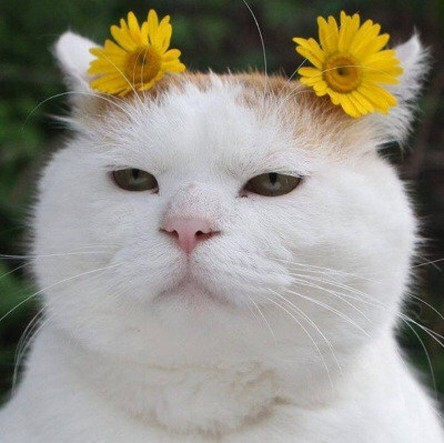
#> input picture images/cat-01.jpg, 444 x 443 px
$ jupyter execute --allow-errors Untitled2.ipynb
#> lines starting #> are read from the running program, lines starting #| are printed output that depends on the picture; after the words box and inside, x2 and y2 are one past the last pixel; in counts of white or black regions, pixels touching at a corner belong together
[cell 1]
import cv2
import numpy as np
import matplotlib.pyplot as plt

img = cv2.imread('./images/cat-01.jpg')
#> img is the input picture: shape (443, 444, 3); mean B, G, R 134.7, 146.3, 149.9
img = cv2.cvtColor(img, cv2.COLOR_BGR2RGB)
# cv2.cvtColor()
rows, cols = img.shape[:2]
#> rows = 443; cols = 444
dx = 100
dy = 100

matrix = np.float32([
    [1, 0, dx],
    [0, 1, dy]
])
dst1 = cv2.warpAffine(img, matrix, (cols + dx, rows + dy))
dst2 = cv2.warpAffine(
    img, matrix, (cols + dx, rows + dy), None,
    cv2.INTER_LINEAR, cv2.BORDER_REFLECT
)
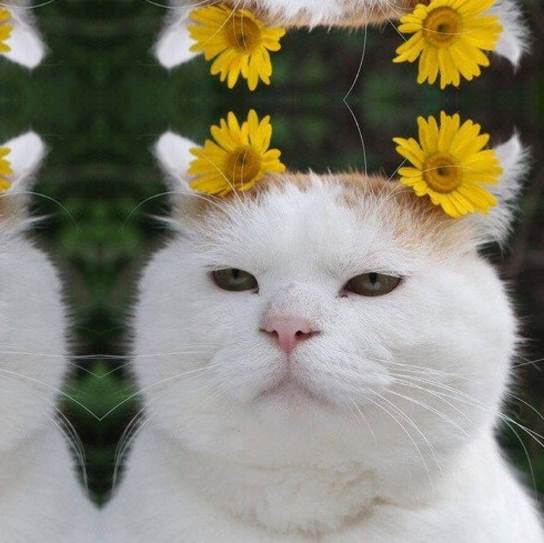
#> dst2: shape (543, 544, 3); mean R, G, B 135, 132, 115.9

fig, axes = plt.subplots(ncols=2)
axes[0].imshow(img)
#> (the rest of this cell did not finish here and is left out)

[cell 2]
img = cv2.imread('./images/cat-01.jpg')
print(img.shape)
#| (443, 444, 3)
img = img[...,::-1]
height, width = img.shape[:2]
#> height = 443; width = 444

m_small = np.float32([
    [0.5, 0, 0],
    [0, 0.5, 0]
])
m_big = np.float32([
    [2, 0, 0],
    [0, 2, 0]
])

dst1 = cv2.warpAffine(
    img, m_small, (int(height*0.5), int(width*0.5))
)
#> dst1: shape (222, 221, 3)
dst2 = cv2.warpAffine(
    img, m_big, (int(height*2), int(width*2))
)
#> dst2: shape (888, 886, 3)
dst3 = cv2.warpAffine(
    img, m_small, (int(height*0.5), int(width*0.5)),
    None, cv2.INTER_AREA
)
dst4 = cv2.warpAffine(
    img, m_big, (int(height*2), int(width*2)),
    None, cv2.INTER_CUBIC
)

fig, axes = plt.subplots(nrows=2, ncols=2)
#> (the rest of this cell did not finish here and is left out)

[cell 3]
img = cv2.imread('./images/cat-01.jpg')
print(img.shape)
#| (443, 444, 3)
img = img[...,::-1]
h, w = img.shape[:2]
#> h = 443; w = 444

d45 = 45.0 *np.pi / 180
d90 = 90. *np.pi / 180

m45 = np.array([
    [np.cos(d45), -1 * np.sin(d45), h//2],
    [np.sin(d45), np.cos(d45), -1 * w//4]
])
m90 = np.array([
    [np.cos(d90), -1 * np.sin(d90), h//2],
    [np.sin(d90), np.cos(d90), -1 * w//4]
])
r45 = cv2.warpAffine(img, m45, (w,h))
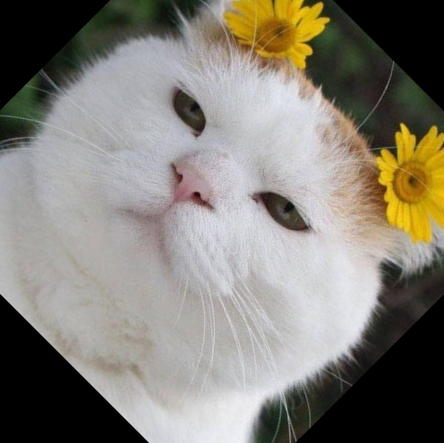
#> r45: shape (443, 444, 3); mean R, G, B 130.8, 126.8, 117.8
r90 = cv2.warpAffine(img, m90, (h,w))
fig, axes = plt.subplots(ncols=2)
axes[0].imshow(r45)
axes[1].imshow(r90)
plt.show()

[cell 4]
img = cv2.imread('./images/cat-01.jpg')
img = img[...,::-1]
rows, cols = img.shape[0:2]

m45 = cv2.getRotationMatrix2D((cols/2, rows/2), 45, 0.5)
m90 = cv2.getRotationMatrix2D((cols/2, rows/2), 90, 1.5)

img45 = cv2.warpAffine(img, m45, (cols, rows))
img90 = cv2.warpAffine(img, m90, (cols, rows))
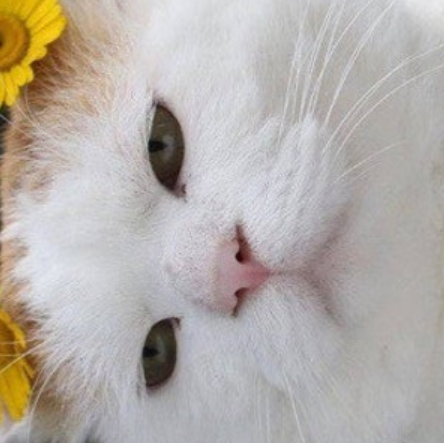
#> img90: shape (443, 444, 3); mean R, G, B 181.3, 175, 169.7


fig, axes = plt.subplots(ncols=3)
axes[0].imshow(img)
axes[1].imshow(img45)
axes[2].imshow(img90)
plt.show()

[cell 5]
img = cv2.imread('./images/cat-01.jpg')
img = img[...,::-1]
rows,cols = img.shape[0:2]

d45 = 45.0 * np.pi / 180    # 45도
d90 = 90.0 * np.pi / 180    # 90도

m45 = np.float32([
    [np.cos(d45), -1 * np.sin(d45), rows//2],
    [np.sin(d45), np.cos(d45), -1 * cols//4]
])
m90 = np.float32([[
    np.cos(d90), -1 * np.sin(d90), rows],
    [np.sin(d90), np.cos(d90), 0]
])
#> m90 = [[6.12e-17, -1, 443], [1, 6.12e-17, 0]]

r45 = cv2.warpAffine(img,m45,(cols,rows))
r90 = cv2.warpAffine(img,m90,(rows,cols))
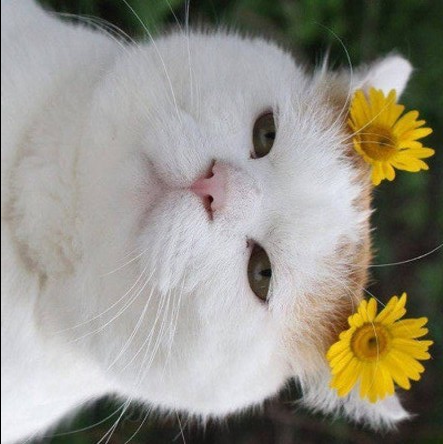
#> r90: shape (444, 443, 3); mean R, G, B 149.8, 146.2, 134.6

fig, axes = plt.subplots(ncols=3)
axes[0].imshow(img)
axes[1].imshow(r45)
axes[2].imshow(r90)
plt.show()

[cell 6]
import cv2

img = cv2.imread('./images/cat-01.jpg')
img = img[...,::-1]
rows, cols = img.shape[0:2]

m45 = cv2.getRotationMatrix2D((cols/2, rows/2), 45, 0.5)
m90 = cv2.getRotationMatrix2D((cols/2, rows/2), 90, 1.5)

img45 = cv2.warpAffine(img, m45, (cols, rows))
img90 = cv2.warpAffine(img, m90, (cols, rows))


fig, axes = plt.subplots(ncols=3)
axes[0].imshow(img)
axes[1].imshow(img45)
axes[2].imshow(img90)
plt.show()

[cell 7]
import cv2
import numpy as np
from matplotlib import pyplot as plt

img = cv2.imread('./images/cat-01.jpg')
rows, cols = img.shape[:2]
print(rows, cols)
#| 443 444

pts1 = np.array([
    [100,50], [200,50], [100, 200]
], dtype=np.float32)
pts2 = np.array([
    [80, 70], [210, 60], [250, 120]
], dtype=np.float32)

cv2.circle(img, (100, 50), 5, (255, 0, 0), -1)
#> img: shape (443, 444, 3); 0.04% of pixels changed, all inside (x1, y1, x2, y2) = (95, 45, 106, 56)
cv2.circle(img, (200, 50), 5, (0, 255, 0), -1)
#> img: shape (443, 444, 3); mean B, G, R 134.7, 146.4, 149.8
cv2.circle(img, (100, 200), 5, (0, 0, 255), -1)
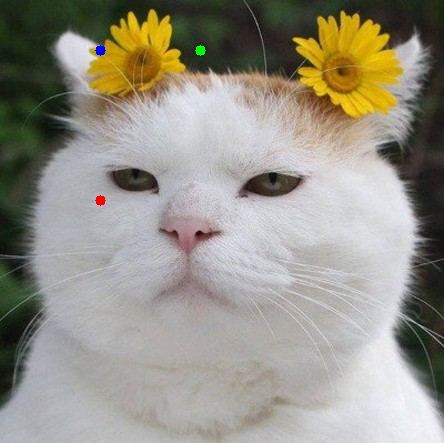
#> img: shape (443, 444, 3); mean B, G, R 134.7, 146.3, 149.9

matrix = cv2.getAffineTransform(pts1, pts2)
dst =  cv2.warpAffine(img, matrix, (int(cols*1.5), rows))

fig, (ax1, ax2) = plt.subplots(ncols=2,dpi=150)
#> (the rest of this cell did not finish here and is left out)

[cell 8]
import cv2
import numpy as np
import matplotlib.pyplot as plt

img = cv2.imread('./images/cat-01.jpg')
rows, cols = img.shape[:2]
print(rows, cols)
#| 443 444

pts1 = np.array([
    [0,0], [0,rows], [cols, 0], [cols, rows]
], dtype=np.float32)
#> pts1 = [[0, 0], [0, 443], [444, 0], [444, 443]]
pts2 = np.array([
    [100, 50], [10, rows-50], [cols-100, 50], [cols-10, rows-50]
], dtype=np.float32)

# [6 lines of commented-out code are left out]

matrix = cv2.getPerspectiveTransform(pts1, pts2)
#> (the rest of this cell did not finish here and is left out)

[cell 9]
import cv2
import numpy as np

file_name = './images/cat-01.jpg'
img = cv2.imread(file_name)
img = cv2.cvtColor(img, cv2.COLOR_BGR2RGB)
rows, cols = img.shape[:2]

pts1 = np.float32([[0,0], [0,rows], [cols, 0], [cols,rows]])
pts2 = np.float32([[100,50], [10,rows-50], [cols-100, 50], [cols-10,rows-50]])

cv2.circle(img, (0,0), 20, (255,0,0), -1)
cv2.circle(img, (0,rows), 20, (0,255,0), -1)
cv2.circle(img, (cols,0), 20, (0,0,255), -1)
cv2.circle(img, (cols,rows), 20, (0,255,255), -1)

# 원근 변환 행렬 계산
mtrx = cv2.getPerspectiveTransform(pts1, pts2)
# 원근 변환 적용
dst = cv2.warpPerspective(img, mtrx, (cols, rows))
#> dst: shape (443, 444, 3)

fig, axes = plt.subplots(ncols=2)
axes[0].imshow(img)
axes[1].imshow(dst)
plt.show()

[cell 10]
import cv2
import numpy as np

file_name = './images/cat-01.jpg'
img = cv2.imread(file_name)
img = cv2.cvtColor(img, cv2.COLOR_BGR2RGB)
rows, cols = img.shape[:2]

pts1 = np.float32([[0,0], [0,rows], [cols, 0], [cols,rows]])
pts2 = np.float32([[100,50], [10,rows-50], [cols-100, 50], [cols-10,rows-50]])

cv2.circle(img, (0,0), 20, (255,0,0), -1)
cv2.circle(img, (0,rows), 20, (0,255,0), -1)
cv2.circle(img, (cols,0), 20, (0,0,255), -1)
cv2.circle(img, (cols,rows), 20, (0,255,255), -1)

# 원근 변환 행렬 계산
mtrx = cv2.getPerspectiveTransform(pts1, pts2)
# 원근 변환 적용
dst = cv2.warpPerspective(img, mtrx, (cols, rows))

fig, axes = plt.subplots(ncols=2)
axes[0].imshow(img)
axes[1].imshow(dst)
plt.show()

[cell 11]
import numpy as np
import matplotlib.pyplot as plt
from scipy import ndimage
from skimage import io, color

img = io.imread('./images/cat-01.jpg')
img = color.rgb2gray(img)
#> img: shape (443, 444) float64
w, h = img.shape

#mat_identity = np.arrary([
#    [1,0,0],
#    [0,1,0],
#    [0,0,1]
#])

reflect = np.array([
    [1,0,0],
    [0,1,-h],
    [0,0,1]
])

result = np.array([
    [1,0,0],
    [0,-1,0],
    [0,0,1]
]) @ reflect

img1 = ndimage.affine_transform(img, result)
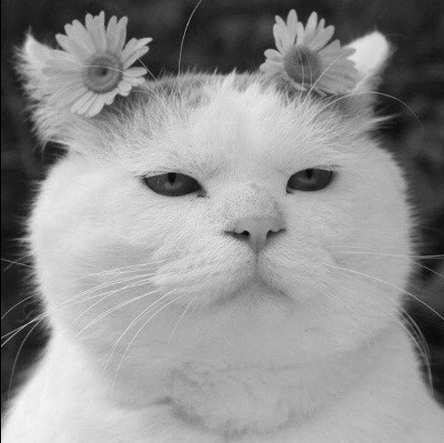
#> img1: shape (443, 444) float64; min 0, max 0.969, mean 0.573
plt.imshow(img1, cmap='gray')
plt.show()

[cell 12]
import numpy as np
import matplotlib.pyplot as plt
from skimage import io, color
from skimage.transform import ProjectiveTransform


src = io.imread('./images/cat-01.jpg')
h, w, c = src.shape
print(h,w,c)
#| 443 444 3

dst = np.zeros((h,w,c))

#> (the rest of this cell did not finish here and is left out)

[cell 13]
import numpy as np
import matplotlib.pylab as plt
from skimage import io
from skimage import color
from skimage.transform import ProjectiveTransform

im_src = (io.imread('./images/cat-01.jpg'))
height, width, dim = im_src.shape
im_dst = np.zeros((height, width, dim))

pt = ProjectiveTransform()
src = np.array([
    [0., 0.],
    [height-1, 0.],
    [height-1, width-1],
    [0., width-1]
])
dst = np.array([
    [ 195., 74.],
    [ 340., 46. ],
    [ 300., 377.],
    [  60., 322.]
])

print(pt.estimate(src, dst))
#| True

x, y = np.mgrid[:height, :width]
dst_indices=np.hstack((x.reshape(-1, 1), y.reshape(-1,1)))
src_indices = np.round(pt.inverse(dst_indices), 0).astype(int)
valid_idx = np.where((src_indices[:,0] < height) & (src_indices[:,1] < width) & (src_indices[:,0] >= 0) & (src_indices[:,1] >= 0))
dst_indicies_valid = dst_indices[valid_idx]
src_indicies_valid = src_indices[valid_idx]
im_dst[dst_indicies_valid[:,0],dst_indicies_valid[:,1]] = im_src[src_indicies_valid[:,0],src_indicies_valid[:,1]]
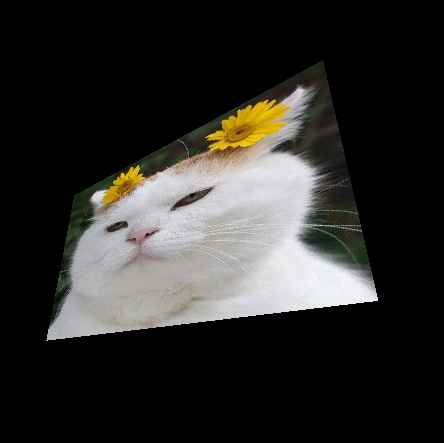
#> im_dst: shape (443, 444, 3) float64; mean R, G, B 45.8, 44.8, 42.1
im_dst = im_dst.astype(np.uint8)

plt.imshow(im_src, cmap='gray')
plt.axis('off')
plt.title('Source image', size=30)
plt.show()

plt.imshow(im_dst, cmap='gray')
plt.axis('off')
plt.title('Destination image', size=30)
plt.show()

io.imsave('./images/trans_cat.jpg', im_dst)

[cell 14]
im_src = (io.imread('./images/trans_cat.jpg'))
height, width, dim = im_src.shape
im_dst = np.zeros((height, width, dim))

pt = ProjectiveTransform()
src = np.array([
    [ 195., 74.],
    [ 340., 46. ],
    [ 300., 377.],
    [  60., 322.]
])
dst = np.array([[   0.,    0.],
       [height-1,    0.],
       [height-1,  width-1],
       [   0.,  width-1]
])

print(pt.estimate(src, dst))
#| True
x, y = np.mgrid[:height, :width]
dst_indices = np.hstack(
    (x.reshape(-1, 1), y.reshape(-1,1))
)
src_indices = np.round(pt.inverse(dst_indices), 0).astype(int)
valid_idx = np.where(
    (src_indices[:, 0] < height) & (src_indices[:, 1] < width)
    & (src_indices[:, 0] >= 0) & (src_indices[:, 1] >= 0)
)
dst_indicies_valid = dst_indices[valid_idx]
src_indicies_valid = src_indices[valid_idx]
im_dst[dst_indicies_valid[:,0], dst_indicies_valid[:, 1]] = \
    im_src[src_indicies_valid[:, 0], src_indicies_valid[:, 1]]
im_dst = im_dst.astype(np.uint8)

plt.figure(figsize=(20,10))
plt.subplot(121)
plt.imshow(im_src, cmap='gray')
plt.axis('off')
plt.title('Source image', size=30)

plt.subplot(122)
plt.imshow(im_dst, cmap='gray')
plt.axis('off')
plt.title('Destination image', size=30)
plt.show()

[cell 15]
src = cv2.imread('./images/cat-01.jpg')
src = src[:,:,::-1]
rows, cols = src.shape[:2]

exp = 2
scale = 1

mapy, mapx = np.indices((rows, cols), dtype=np.float32)
mapx = 2*mapx/(cols-1)-1
mapy = 2*mapy/(rows-1)-1

r, theta = cv2.cartToPolar(mapx, mapy)
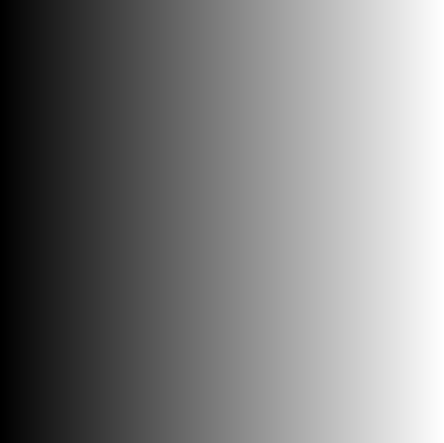
#> mapx: shape (443, 444) float32; min -1, max 1, mean 1.67e-09; drawn with min black and max white
r[r < scale] = r[r < scale] ** exp
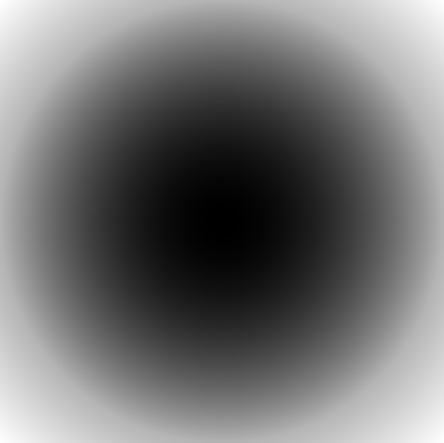
#> r: shape (443, 444) float32; min 5.1e-06, max 1.41, mean 0.637; drawn with min black and max white

mapx, mapy = cv2.polarToCart(r, theta)
mapx = ((mapx + 1) * cols -1) / 2
mapy = ((mapy + 1) * rows -1) / 2

dst = cv2.remap(img,mapx, mapy, cv2.INTER_LINEAR)
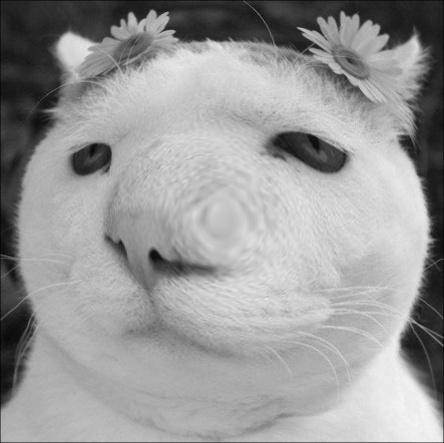
#> dst: shape (443, 444) float64; min 0.0208, max 0.963, mean 0.604

fig, (ax1, ax2) = plt.subplots(ncols=2)
ax1.imshow(src)
ax2.imshow(dst)
plt.show()
